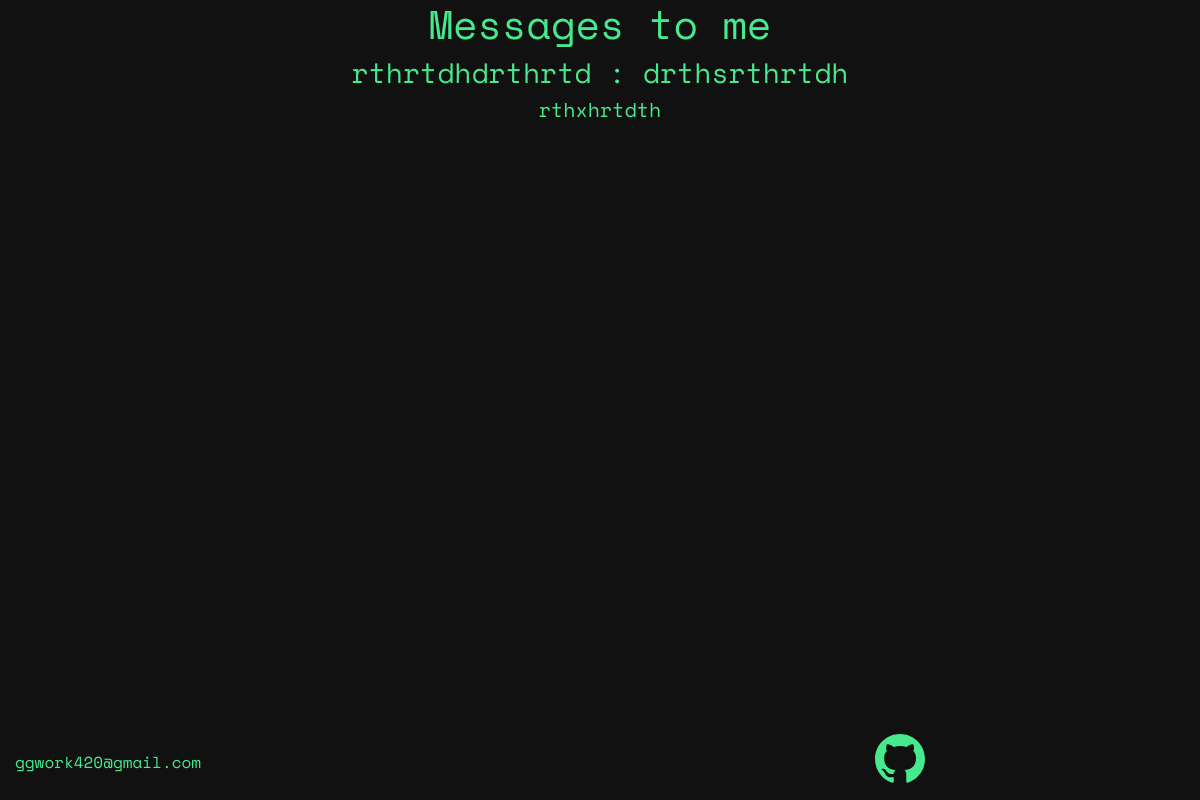
/messages (signed in), run on an earlier commit of the app's database.
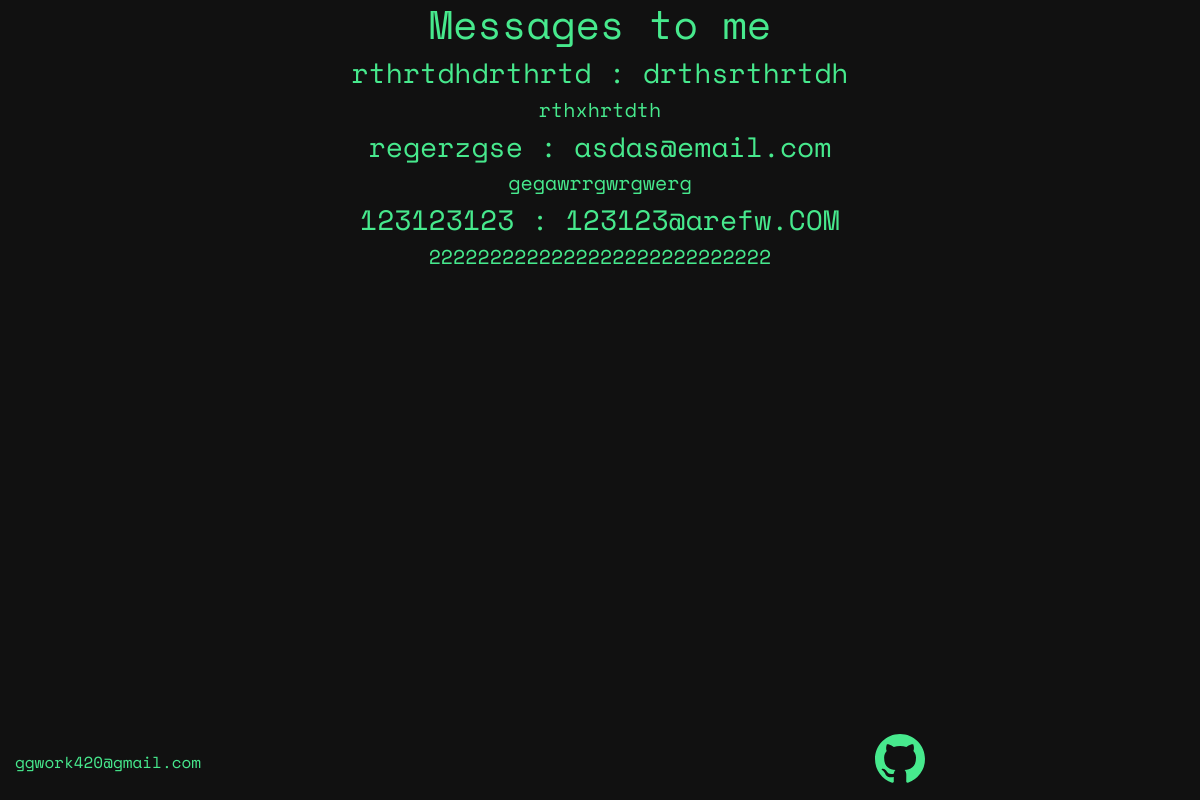
And on a later commit of the database.
### app/models.py (models this page shows, shortened)
class Message(db.Model):
    id = db.Column(db.Integer, primary_key=True)
    name = db.Column(db.String(64))
    email = db.Column(db.String(64))
    message = db.Column(db.String(1024))

### app/routes.py (the view)
@app.route('/messages')
@login_required
def messages_view():
    messages = Message.query.all()
    return render_template('messages.html', messages=messages)

### app/models.py (called while the page is built)
@login.user_loader
def load_user(id):
    return User.query.get(int(id))

### app/templates/messages.html
{% extends "base.html" %}
{% block content%}
<div class="continer">
	<h1>Messages to me</h1>
	{% for message in messages %}
	<h3>{{ message.name }} : {{ message.email }}</h3>
	<h5>{{ message.message }} </h5>
	{% endfor %}
</div>
{% endblock %}

### app/templates/base.html (shortened to what this page needs)
  <!DOCTYPE html>
<html lang="en" dir="ltr">
    <head>
      <link rel="stylesheet" href="../static/css/bootstrap.min.css">
      <link rel="stylesheet" href="../static/css/main.css">
    </head>
    <body>
          {% block content %}
          {% endblock %}
      <footer class="footer   fixed-bottom ">
        <div class="container-fluid">
          <div class="row justify-content-between row-cols-2 my-2">
            <div class="col-sm text-left py-2 pt-4 align-text-bottom">
              <span>ggwork420@gmail.com</span>
            </div>
            <div class="col-sm text-right py-2">
              <a href="https://github.com/GGWP-grats">
              </a>
            </div>
          </div>
        </div>
      </footer>
    </body>
</html>

### app/static/css/main.css (style rules this page uses)
body { margin: 0; padding: 0; background: #111; color: #47E98D; font-family: spacemono, sans-serif; text-align: center; }

What changed in the data, as far as the page shows it:
added Message: name "regerzgse", email "asdas@email.com", message "gegawrrgwrgwerg"
added Message: name "123123123", email "123123@arefw.COM", message "2222222222222222222222222222"
